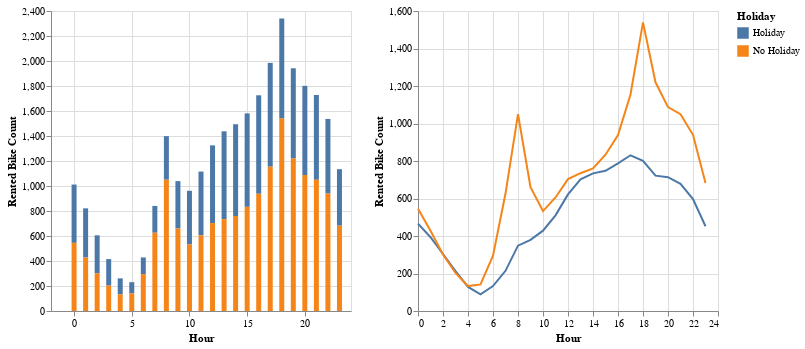

Notebook code for this chart:
### Code cell
hour_plot_1 = alt.Chart(hours_bike).mark_bar().encode(
    alt.X("Hour"),
    alt.Y("Rented Bike Count"),
    color = "Holiday"
)
hour_plot_2 = alt.Chart(hours_bike).mark_line().encode(
    alt.X("Hour"),
    alt.Y("Rented Bike Count"),
    color = "Holiday"
)
hour_plot_1 | hour_plot_2

### Figure 1 — Vega specification as saved in the notebook (floating-point values rounded to 4 significant figures)
{"$schema": "https://vega.github.io/schema/vega/v5.json", "data": [{"name": "data-c5976a0b3bb27cdebaf8476cd876855e"}, {"name": "data_0", "values": [{"Hour": 0, "Holiday": "Holiday", "Rented Bike Count": 466.2, "Temperature(°C)": 8.778, "Humidity(%)": 63.5, "Wind speed (m/s)": 1.283, "Visibility (10m)": 1451.0, "Dew point temperature(°C)": 1.739, "Solar Radiation (MJ/m2)": 0.0, "Rainfall(mm)": 0.1222, "Snowfall (cm)": 0.05556}, {"Hour": 0, "Holiday": "No Holiday", "Rented Bike Count": 545.4, "Temperature(°C)": 11.42, "Humidity(%)": 65.07, "Wind speed (m/s)": 1.463, "Visibility (10m)": 1432.0, "Dew point temperature(°C)": 4.688, "Solar Radiation (MJ/m2)": 0.0, "Rainfall(mm)": 0.1464, "Snowfall (cm)": 0.06196}, {"Hour": 1, "Holiday": "Holiday", "Rented Bike Count": 393.3, "Temperature(°C)": 8.417, "Humidity(%)": 64.11, "Wind speed (m/s)": 1.333, "Visibility (10m)": 1481.0, "Dew point temperature(°C)": 1.556, "Solar Radiation (MJ/m2)": 0.0, "Rainfall(mm)": 0.0, "Snowfall (cm)": 0.07778}, {"Hour": 1, "Holiday": "No Holiday", "Rented Bike Count": 427.9, "Temperature(°C)": 11.05, "Humidity(%)": 66.23, "Wind speed (m/s)": 1.282, "Visibility (10m)": 1411.0, "Dew point temperature(°C)": 4.622, "Solar Radiation (MJ/m2)": 0.0, "Rainfall(mm)": 0.06542, "Snowfall (cm)": 0.07349}, {"Hour": 2, "Holiday": "Holiday", "Rented Bike Count": 303.9, "Temperature(°C)": 8.094, "Humidity(%)": 65.22, "Wind speed (m/s)": 1.35, "Visibility (10m)": 1470.0, "Dew point temperature(°C)": 1.456, "Solar Radiation (MJ/m2)": 0.0, "Rainfall(mm)": 0.0, "Snowfall (cm)": 0.1111}, {"Hour": 2, "Holiday": "No Holiday", "Rented Bike Count": 301.5, "Temperature(°C)": 10.72, "Humidity(%)": 67.41, "Wind speed (m/s)": 1.217, "Visibility (10m)": 1378.0, "Dew point temperature(°C)": 4.594, "Solar Radiation (MJ/m2)": 0.0, "Rainfall(mm)": 0.102, "Snowfall (cm)": 0.07464}, {"Hour": 3, "Holiday": "Holiday", "Rented Bike Count": 212.3, "Temperature(°C)": 7.767, "Humidity(%)": 61.56, "Wind speed (m/s)": 1.311, "Visibility (10m)": 1466.0, "Dew point temperature(°C)": 1.217, "Solar Radiation (MJ/m2)": 0.0, "Rainfall(mm)": 0.06111, "Snowfall (cm)": 0.1056}, {"Hour": 3, "Holiday": "No Holiday", "Rented Bike Count": 202.9, "Temperature(°C)": 10.42, "Humidity(%)": 68.48, "Wind speed (m/s)": 1.192, "Visibility (10m)": 1353.0, "Dew point temperature(°C)": 4.568, "Solar Radiation (MJ/m2)": 0.0, "Rainfall(mm)": 0.1513, "Snowfall (cm)": 0.07522}, {"Hour": 4, "Holiday": "Holiday", "Rented Bike Count": 128.4, "Temperature(°C)": 7.517, "Humidity(%)": 62.5, "Wind speed (m/s)": 1.311, "Visibility (10m)": 1466.0, "Dew point temperature(°C)": 1.239, "Solar Radiation (MJ/m2)": 0.0, "Rainfall(mm)": 0.0, "Snowfall (cm)": 0.1056}, {"Hour": 4, "Holiday": "No Holiday", "Rented Bike Count": 132.8, "Temperature(°C)": 10.16, "Humidity(%)": 69.05, "Wind speed (m/s)": 1.212, "Visibility (10m)": 1333.0, "Dew point temperature(°C)": 4.467, "Solar Radiation (MJ/m2)": 0.0, "Rainfall(mm)": 0.1637, "Snowfall (cm)": 0.07493}, {"Hour": 5, "Holiday": "Holiday", "Rented Bike Count": 89.0, "Temperature(°C)": 7.272, "Humidity(%)": 62.78, "Wind speed (m/s)": 1.328, "Visibility (10m)": 1457.0, "Dew point temperature(°C)": 1.128, "Solar Radiation (MJ/m2)": 0.0, "Rainfall(mm)": 0.0, "Snowfall (cm)": 0.1056}, {"Hour": 5, "Holiday": "No Holiday", "Rented Bike Count": 141.7, "Temperature(°C)": 9.898, "Humidity(%)": 69.87, "Wind speed (m/s)": 1.127, "Visibility (10m)": 1327.0, "Dew point temperature(°C)": 4.459, "Solar Radiation (MJ/m2)": 0.0, "Rainfall(mm)": 0.08444, "Snowfall (cm)": 0.07695}, {"Hour": 6, "Holiday": "Holiday", "Rented Bike Count": 132.8, "Temperature(°C)": 7.128, "Humidity(%)": 63.44, "Wind speed (m/s)": 1.244, "Visibility (10m)": 1455.0, "Dew point temperature(°C)": 1.167, "Solar Radiation (MJ/m2)": 0.006667, "Rainfall(mm)": 0.02778, "Snowfall (cm)": 0.1056}, {"Hour": 6, "Holiday": "No Holiday", "Rented Bike Count": 295.6, "Temperature(°C)": 9.687, "Humidity(%)": 70.55, "Wind speed (m/s)": 1.112, "Visibility (10m)": 1304.0, "Dew point temperature(°C)": 4.361, "Solar Radiation (MJ/m2)": 0.006369, "Rainfall(mm)": 0.168, "Snowfall (cm)": 0.08415}, {"Hour": 7, "Holiday": "Holiday", "Rented Bike Count": 214.3, "Temperature(°C)": 7.056, "Humidity(%)": 66.56, "Wind speed (m/s)": 1.2, "Visibility (10m)": 1446.0, "Dew point temperature(°C)": 0.9, "Solar Radiation (MJ/m2)": 0.06389, "Rainfall(mm)": 0.0, "Snowfall (cm)": 0.1056}, {"Hour": 7, "Holiday": "No Holiday", "Rented Bike Count": 626.3, "Temperature(°C)": 9.712, "Humidity(%)": 69.37, "Wind speed (m/s)": 1.186, "Visibility (10m)": 1291.0, "Dew point temperature(°C)": 4.203, "Solar Radiation (MJ/m2)": 0.09553, "Rainfall(mm)": 0.147, "Snowfall (cm)": 0.09222}, {"Hour": 8, "Holiday": "Holiday", "Rented Bike Count": 348.5, "Temperature(°C)": 7.439, "Humidity(%)": 61.67, "Wind speed (m/s)": 1.339, "Visibility (10m)": 1489.0, "Dew point temperature(°C)": 0.15, "Solar Radiation (MJ/m2)": 0.3056, "Rainfall(mm)": 0.0, "Snowfall (cm)": 0.1056}, {"Hour": 8, "Holiday": "No Holiday", "Rented Bike Count": 1050.0, "Temperature(°C)": 10.32, "Humidity(%)": 66.5, "Wind speed (m/s)": 1.277, "Visibility (10m)": 1311.0, "Dew point temperature(°C)": 3.979, "Solar Radiation (MJ/m2)": 0.3575, "Rainfall(mm)": 0.1706, "Snowfall (cm)": 0.09971}, {"Hour": 9, "Holiday": "Holiday", "Rented Bike Count": 379.2, "Temperature(°C)": 8.483, "Humidity(%)": 55.33, "Wind speed (m/s)": 1.594, "Visibility (10m)": 1445.0, "Dew point temperature(°C)": -0.5389, "Solar Radiation (MJ/m2)": 0.7167, "Rainfall(mm)": 0.3556, "Snowfall (cm)": 0.1}, {"Hour": 9, "Holiday": "No Holiday", "Rented Bike Count": 659.8, "Temperature(°C)": 11.53, "Humidity(%)": 60.68, "Wind speed (m/s)": 1.46, "Visibility (10m)": 1326.0, "Dew point temperature(°C)": 3.679, "Solar Radiation (MJ/m2)": 0.7727, "Rainfall(mm)": 0.2755, "Snowfall (cm)": 0.1147}, {"Hour": 10, "Holiday": "Holiday", "Rented Bike Count": 428.6, "Temperature(°C)": 10.11, "Humidity(%)": 49.72, "Wind speed (m/s)": 1.739, "Visibility (10m)": 1480.0, "Dew point temperature(°C)": -0.5944, "Solar Radiation (MJ/m2)": 1.243, "Rainfall(mm)": 0.0, "Snowfall (cm)": 0.08889}, {"Hour": 10, "Holiday": "No Holiday", "Rented Bike Count": 533.0, "Temperature(°C)": 13.06, "Humidity(%)": 55.31, "Wind speed (m/s)": 1.67, "Visibility (10m)": 1373.0, "Dew point temperature(°C)": 3.629, "Solar Radiation (MJ/m2)": 1.227, "Rainfall(mm)": 0.1421, "Snowfall (cm)": 0.1193}, {"Hour": 11, "Holiday": "Holiday", "Rented Bike Count": 510.0, "Temperature(°C)": 11.5, "Humidity(%)": 45.94, "Wind speed (m/s)": 2.05, "Visibility (10m)": 1494.0, "Dew point temperature(°C)": -0.5889, "Solar Radiation (MJ/m2)": 1.633, "Rainfall(mm)": 0.0, "Snowfall (cm)": 0.06111}, {"Hour": 11, "Holiday": "No Holiday", "Rented Bike Count": 605.6, "Temperature(°C)": 14.46, "Humidity(%)": 50.81, "Wind speed (m/s)": 1.917, "Visibility (10m)": 1424.0, "Dew point temperature(°C)": 3.6, "Solar Radiation (MJ/m2)": 1.583, "Rainfall(mm)": 0.1769, "Snowfall (cm)": 0.1144}, {"Hour": 12, "Holiday": "Holiday", "Rented Bike Count": 621.6, "Temperature(°C)": 12.46, "Humidity(%)": 42.28, "Wind speed (m/s)": 2.083, "Visibility (10m)": 1562.0, "Dew point temperature(°C)": -1.017, "Solar Radiation (MJ/m2)": 1.827, "Rainfall(mm)": 0.5278, "Snowfall (cm)": 0.05556}, {"Hour": 12, "Holiday": "No Holiday", "Rented Bike Count": 703.5, "Temperature(°C)": 15.62, "Humidity(%)": 47.75, "Wind speed (m/s)": 2.093, "Visibility (10m)": 1471.0, "Dew point temperature(°C)": 3.697, "Solar Radiation (MJ/m2)": 1.822, "Rainfall(mm)": 0.1671, "Snowfall (cm)": 0.09914}, {"Hour": 13, "Holiday": "Holiday", "Rented Bike Count": 702.7, "Temperature(°C)": 13.18, "Humidity(%)": 39.56, "Wind speed (m/s)": 2.439, "Visibility (10m)": 1604.0, "Dew point temperature(°C)": -1.367, "Solar Radiation (MJ/m2)": 1.921, "Rainfall(mm)": 0.0, "Snowfall (cm)": 0.03889}, {"Hour": 13, "Holiday": "No Holiday", "Rented Bike Count": 734.8, "Temperature(°C)": 16.41, "Humidity(%)": 45.41, "Wind speed (m/s)": 2.272, "Visibility (10m)": 1486.0, "Dew point temperature(°C)": 3.586, "Solar Radiation (MJ/m2)": 1.894, "Rainfall(mm)": 0.2421, "Snowfall (cm)": 0.08357}, {"Hour": 14, "Holiday": "Holiday", "Rented Bike Count": 734.0, "Temperature(°C)": 13.64, "Humidity(%)": 38.22, "Wind speed (m/s)": 2.628, "Visibility (10m)": 1626.0, "Dew point temperature(°C)": -1.528, "Solar Radiation (MJ/m2)": 1.809, "Rainfall(mm)": 0.0, "Snowfall (cm)": 0.0}, {"Hour": 14, "Holiday": "No Holiday", "Rented Bike Count": 760.1, "Temperature(°C)": 16.98, "Humidity(%)": 44.11, "Wind speed (m/s)": 2.352, "Visibility (10m)": 1507.0, "Dew point temperature(°C)": 3.603, "Solar Radiation (MJ/m2)": 1.789, "Rainfall(mm)": 0.07579, "Snowfall (cm)": 0.06859}, {"Hour": 15, "Holiday": "Holiday", "Rented Bike Count": 747.8, "Temperature(°C)": 13.82, "Humidity(%)": 38.72, "Wind speed (m/s)": 2.7, "Visibility (10m)": 1574.0, "Dew point temperature(°C)": -1.244, "Solar Radiation (MJ/m2)": 1.522, "Rainfall(mm)": 0.2, "Snowfall (cm)": 0.0}, {"Hour": 15, "Holiday": "No Holiday", "Rented Bike Count": 833.4, "Temperature(°C)": 17.2, "Humidity(%)": 43.82, "Wind speed (m/s)": 2.473, "Visibility (10m)": 1538.0, "Dew point temperature(°C)": 3.729, "Solar Radiation (MJ/m2)": 1.566, "Rainfall(mm)": 0.1282, "Snowfall (cm)": 0.05533}, {"Hour": 16, "Holiday": "Holiday", "Rented Bike Count": 787.6, "Temperature(°C)": 13.56, "Humidity(%)": 40.11, "Wind speed (m/s)": 2.628, "Visibility (10m)": 1566.0, "Dew point temperature(°C)": -1.039, "Solar Radiation (MJ/m2)": 1.139, "Rainfall(mm)": 0.02222, "Snowfall (cm)": 0.0}, {"Hour": 16, "Holiday": "No Holiday", "Rented Bike Count": 938.0, "Temperature(°C)": 17.07, "Humidity(%)": 44.81, "Wind speed (m/s)": 2.481, "Visibility (10m)": 1544.0, "Dew point temperature(°C)": 3.932, "Solar Radiation (MJ/m2)": 1.219, "Rainfall(mm)": 0.05504, "Snowfall (cm)": 0.04813}, {"Hour": 17, "Holiday": "Holiday", "Rented Bike Count": 830.5, "Temperature(°C)": 12.68, "Humidity(%)": 43.94, "Wind speed (m/s)": 2.744, "Visibility (10m)": 1589.0, "Dew point temperature(°C)": -0.3278, "Solar Radiation (MJ/m2)": 0.6833, "Rainfall(mm)": 0.05556, "Snowfall (cm)": 0.0}, {"Hour": 17, "Holiday": "No Holiday", "Rented Bike Count": 1154.0, "Temperature(°C)": 16.44, "Humidity(%)": 47.6, "Wind speed (m/s)": 2.436, "Visibility (10m)": 1550.0, "Dew point temperature(°C)": 4.295, "Solar Radiation (MJ/m2)": 0.8028, "Rainfall(mm)": 0.1228, "Snowfall (cm)": 0.04899}, {"Hour": 18, "Holiday": "Holiday", "Rented Bike Count": 800.7, "Temperature(°C)": 11.69, "Humidity(%)": 47.78, "Wind speed (m/s)": 2.267, "Visibility (10m)": 1577.0, "Dew point temperature(°C)": 0.02778, "Solar Radiation (MJ/m2)": 0.2711, "Rainfall(mm)": 0.1444, "Snowfall (cm)": 0.0}, {"Hour": 18, "Holiday": "No Holiday", "Rented Bike Count": 1539.0, "Temperature(°C)": 15.49, "Humidity(%)": 51.01, "Wind speed (m/s)": 2.236, "Visibility (10m)": 1561.0, "Dew point temperature(°C)": 4.55, "Solar Radiation (MJ/m2)": 0.3999, "Rainfall(mm)": 0.2703, "Snowfall (cm)": 0.05447}, {"Hour": 19, "Holiday": "Holiday", "Rented Bike Count": 721.9, "Temperature(°C)": 10.64, "Humidity(%)": 52.0, "Wind speed (m/s)": 2.067, "Visibility (10m)": 1612.0, "Dew point temperature(°C)": 0.6389, "Solar Radiation (MJ/m2)": 0.04833, "Rainfall(mm)": 0.1333, "Snowfall (cm)": 0.0}, {"Hour": 19, "Holiday": "No Holiday", "Rented Bike Count": 1220.0, "Temperature(°C)": 14.47, "Humidity(%)": 54.84, "Wind speed (m/s)": 2.072, "Visibility (10m)": 1550.0, "Dew point temperature(°C)": 4.774, "Solar Radiation (MJ/m2)": 0.1347, "Rainfall(mm)": 0.1098, "Snowfall (cm)": 0.06023}, {"Hour": 20, "Holiday": "Holiday", "Rented Bike Count": 713.8, "Temperature(°C)": 10.05, "Humidity(%)": 54.11, "Wind speed (m/s)": 1.778, "Visibility (10m)": 1594.0, "Dew point temperature(°C)": 0.8333, "Solar Radiation (MJ/m2)": 0.004444, "Rainfall(mm)": 0.02778, "Snowfall (cm)": 0.0}, {"Hour": 20, "Holiday": "No Holiday", "Rented Bike Count": 1087.0, "Temperature(°C)": 13.56, "Humidity(%)": 57.89, "Wind speed (m/s)": 1.934, "Visibility (10m)": 1520.0, "Dew point temperature(°C)": 4.85, "Solar Radiation (MJ/m2)": 0.01406, "Rainfall(mm)": 0.2651, "Snowfall (cm)": 0.06311}, {"Hour": 21, "Holiday": "Holiday", "Rented Bike Count": 678.3, "Temperature(°C)": 9.594, "Humidity(%)": 56.17, "Wind speed (m/s)": 1.9, "Visibility (10m)": 1552.0, "Dew point temperature(°C)": 0.9278, "Solar Radiation (MJ/m2)": 0.0, "Rainfall(mm)": 0.02778, "Snowfall (cm)": 0.0}, {"Hour": 21, "Holiday": "No Holiday", "Rented Bike Count": 1050.0, "Temperature(°C)": 12.91, "Humidity(%)": 60.31, "Wind speed (m/s)": 1.742, "Visibility (10m)": 1490.0, "Dew point temperature(°C)": 4.895, "Solar Radiation (MJ/m2)": 0.0, "Rainfall(mm)": 0.2571, "Snowfall (cm)": 0.06311}, {"Hour": 22, "Holiday": "Holiday", "Rented Bike Count": 596.8, "Temperature(°C)": 9.183, "Humidity(%)": 57.44, "Wind speed (m/s)": 1.856, "Visibility (10m)": 1528.0, "Dew point temperature(°C)": 0.8611, "Solar Radiation (MJ/m2)": 0.0, "Rainfall(mm)": 0.02778, "Snowfall (cm)": 0.0}, {"Hour": 22, "Holiday": "No Holiday", "Rented Bike Count": 939.7, "Temperature(°C)": 12.36, "Humidity(%)": 62.26, "Wind speed (m/s)": 1.574, "Visibility (10m)": 1468.0, "Dew point temperature(°C)": 4.91, "Solar Radiation (MJ/m2)": 0.0, "Rainfall(mm)": 0.08473, "Snowfall (cm)": 0.06282}, {"Hour": 23, "Holiday": "Holiday", "Rented Bike Count": 451.9, "Temperature(°C)": 8.744, "Humidity(%)": 56.89, "Wind speed (m/s)": 1.739, "Visibility (10m)": 1536.0, "Dew point temperature(°C)": 0.3056, "Solar Radiation (MJ/m2)": 0.0, "Rainfall(mm)": 0.1389, "Snowfall (cm)": 0.0}, {"Hour": 23, "Holiday": "No Holiday", "Rented Bike Count": 682.5, "Temperature(°C)": 11.9, "Humidity(%)": 63.86, "Wind speed (m/s)": 1.486, "Visibility (10m)": 1429.0, "Dew point temperature(°C)": 4.867, "Solar Radiation (MJ/m2)": 0.0, "Rainfall(mm)": 0.08501, "Snowfall (cm)": 0.06254}]}, {"name": "data_1", "values": [{"Holiday": "Holiday", "Hour": 0, "Rented Bike Count": 466.2, "Rented Bike Count_end": 1012.0, "Rented Bike Count_start": 545.4}, {"Holiday": "No Holiday", "Hour": 0, "Rented Bike Count": 545.4, "Rented Bike Count_end": 545.4, "Rented Bike Count_start": 0.0}, {"Holiday": "Holiday", "Hour": 1, "Rented Bike Count": 393.3, "Rented Bike Count_end": 821.2, "Rented Bike Count_start": 427.9}, {"Holiday": "No Holiday", "Hour": 1, "Rented Bike Count": 427.9, "Rented Bike Count_end": 427.9, "Rented Bike Count_start": 0.0}, {"Holiday": "Holiday", "Hour": 2, "Rented Bike Count": 303.9, "Rented Bike Count_end": 605.4, "Rented Bike Count_start": 301.5}, {"Holiday": "No Holiday", "Hour": 2, "Rented Bike Count": 301.5, "Rented Bike Count_end": 301.5, "Rented Bike Count_start": 0.0}, {"Holiday": "Holiday", "Hour": 3, "Rented Bike Count": 212.3, "Rented Bike Count_end": 415.2, "Rented Bike Count_start": 202.9}, {"Holiday": "No Holiday", "Hour": 3, "Rented Bike Count": 202.9, "Rented Bike Count_end": 202.9, "Rented Bike Count_start": 0.0}, {"Holiday": "Holiday", "Hour": 4, "Rented Bike Count": 128.4, "Rented Bike Count_end": 261.2, "Rented Bike Count_start": 132.8}, {"Holiday": "No Holiday", "Hour": 4, "Rented Bike Count": 132.8, "Rented Bike Count_end": 132.8, "Rented Bike Count_start": 0.0}, {"Holiday": "Holiday", "Hour": 5, "Rented Bike Count": 89.0, "Rented Bike Count_end": 230.7, "Rented Bike Count_start": 141.7}, {"Holiday": "No Holiday", "Hour": 5, "Rented Bike Count": 141.7, "Rented Bike Count_end": 141.7, "Rented Bike Count_start": 0.0}, {"Holiday": "Holiday", "Hour": 6, "Rented Bike Count": 132.8, "Rented Bike Count_end": 428.4, "Rented Bike Count_start": 295.6}, {"Holiday": "No Holiday", "Hour": 6, "Rented Bike Count": 295.6, "Rented Bike Count_end": 295.6, "Rented Bike Count_start": 0.0}, {"Holiday": "Holiday", "Hour": 7, "Rented Bike Count": 214.3, "Rented Bike Count_end": 840.6, "Rented Bike Count_start": 626.3}, {"Holiday": "No Holiday", "Hour": 7, "Rented Bike Count": 626.3, "Rented Bike Count_end": 626.3, "Rented Bike Count_start": 0.0}, {"Holiday": "Holiday", "Hour": 8, "Rented Bike Count": 348.5, "Rented Bike Count_end": 1399.0, "Rented Bike Count_start": 1050.0}, {"Holiday": "No Holiday", "Hour": 8, "Rented Bike Count": 1050.0, "Rented Bike Count_end": 1050.0, "Rented Bike Count_start": 0.0}, {"Holiday": "Holiday", "Hour": 9, "Rented Bike Count": 379.2, "Rented Bike Count_end": 1039.0, "Rented Bike Count_start": 659.8}, {"Holiday": "No Holiday", "Hour": 9, "Rented Bike Count": 659.8, "Rented Bike Count_end": 659.8, "Rented Bike Count_start": 0.0}, {"Holiday": "Holiday", "Hour": 10, "Rented Bike Count": 428.6, "Rented Bike Count_end": 961.5, "Rented Bike Count_start": 533.0}, {"Holiday": "No Holiday", "Hour": 10, "Rented Bike Count": 533.0, "Rented Bike Count_end": 533.0, "Rented Bike Count_start": 0.0}, {"Holiday": "Holiday", "Hour": 11, "Rented Bike Count": 510.0, "Rented Bike Count_end": 1116.0, "Rented Bike Count_start": 605.6}, {"Holiday": "No Holiday", "Hour": 11, "Rented Bike Count": 605.6, "Rented Bike Count_end": 605.6, "Rented Bike Count_start": 0.0}, {"Holiday": "Holiday", "Hour": 12, "Rented Bike Count": 621.6, "Rented Bike Count_end": 1325.0, "Rented Bike Count_start": 703.5}, {"Holiday": "No Holiday", "Hour": 12, "Rented Bike Count": 703.5, "Rented Bike Count_end": 703.5, "Rented Bike Count_start": 0.0}, {"Holiday": "Holiday", "Hour": 13, "Rented Bike Count": 702.7, "Rented Bike Count_end": 1437.0, "Rented Bike Count_start": 734.8}, {"Holiday": "No Holiday", "Hour": 13, "Rented Bike Count": 734.8, "Rented Bike Count_end": 734.8, "Rented Bike Count_start": 0.0}, {"Holiday": "Holiday", "Hour": 14, "Rented Bike Count": 734.0, "Rented Bike Count_end": 1494.0, "Rented Bike Count_start": 760.1}, {"Holiday": "No Holiday", "Hour": 14, "Rented Bike Count": 760.1, "Rented Bike Count_end": 760.1, "Rented Bike Count_start": 0.0}, {"Holiday": "Holiday", "Hour": 15, "Rented Bike Count": 747.8, "Rented Bike Count_end": 1581.0, "Rented Bike Count_start": 833.4}, {"Holiday": "No Holiday", "Hour": 15, "Rented Bike Count": 833.4, "Rented Bike Count_end": 833.4, "Rented Bike Count_start": 0.0}, {"Holiday": "Holiday", "Hour": 16, "Rented Bike Count": 787.6, "Rented Bike Count_end": 1726.0, "Rented Bike Count_start": 938.0}, {"Holiday": "No Holiday", "Hour": 16, "Rented Bike Count": 938.0, "Rented Bike Count_end": 938.0, "Rented Bike Count_start": 0.0}, {"Holiday": "Holiday", "Hour": 17, "Rented Bike Count": 830.5, "Rented Bike Count_end": 1985.0, "Rented Bike Count_start": 1154.0}, {"Holiday": "No Holiday", "Hour": 17, "Rented Bike Count": 1154.0, "Rented Bike Count_end": 1154.0, "Rented Bike Count_start": 0.0}, {"Holiday": "Holiday", "Hour": 18, "Rented Bike Count": 800.7, "Rented Bike Count_end": 2340.0, "Rented Bike Count_start": 1539.0}, {"Holiday": "No Holiday", "Hour": 18, "Rented Bike Count": 1539.0, "Rented Bike Count_end": 1539.0, "Rented Bike Count_start": 0.0}, {"Holiday": "Holiday", "Hour": 19, "Rented Bike Count": 721.9, "Rented Bike Count_end": 1942.0, "Rented Bike Count_start": 1220.0}, {"Holiday": "No Holiday", "Hour": 19, "Rented Bike Count": 1220.0, "Rented Bike Count_end": 1220.0, "Rented Bike Count_start": 0.0}, {"Holiday": "Holiday", "Hour": 20, "Rented Bike Count": 713.8, "Rented Bike Count_end": 1801.0, "Rented Bike Count_start": 1087.0}, {"Holiday": "No Holiday", "Hour": 20, "Rented Bike Count": 1087.0, "Rented Bike Count_end": 1087.0, "Rented Bike Count_start": 0.0}, {"Holiday": "Holiday", "Hour": 21, "Rented Bike Count": 678.3, "Rented Bike Count_end": 1728.0, "Rented Bike Count_start": 1050.0}, {"Holiday": "No Holiday", "Hour": 21, "Rented Bike Count": 1050.0, "Rented Bike Count_end": 1050.0, "Rented Bike Count_start": 0.0}, {"Holiday": "Holiday", "Hour": 22, "Rented Bike Count": 596.8, "Rented Bike Count_end": 1537.0, "Rented Bike Count_start": 939.7}, {"Holiday": "No Holiday", "Hour": 22, "Rented Bike Count": 939.7, "Rented Bike Count_end": 939.7, "Rented Bike Count_start": 0.0}, {"Holiday": "Holiday", "Hour": 23, "Rented Bike Count": 451.9, "Rented Bike Count_end": 1134.0, "Rented Bike Count_start": 682.5}, {"Holiday": "No Holiday", "Hour": 23, "Rented Bike Count": 682.5, "Rented Bike Count_end": 682.5, "Rented Bike Count_start": 0.0}]}, {"name": "data_1_color_domain_Holiday_0", "values": [{"Holiday": "Holiday"}, {"Holiday": "No Holiday"}]}, {"name": "data_0_color_domain_Holiday_1", "values": [{"Holiday": "Holiday"}, {"Holiday": "No Holiday"}]}, {"name": "data_1_concat_0_x_domain_Hour", "values": [{"min": 0, "max": 23}]}, {"name": "data_0_concat_1_x_domain_Hour", "values": [{"min": 0, "max": 23}]}, {"name": "data_0_concat_1_y_domain_Rented Bike Count", "values": [{"min": 89.0, "max": 1539.0}]}], "signals": [{"name": "childWidth", "value": 300}], "marks": [{"type": "group", "name": "concat_0_group", "encode": {"update": {"width": {"signal": "childWidth"}, "height": {"signal": "height"}}}, "marks": [{"type": "rect", "name": "concat_0_marks", "from": {"data": "data_1"}, "encode": {"update": {"description": {"signal": "\"Hour: \" + (format(datum[\"Hour\"], \"\")) + \"; Rented Bike Count: \" + (format(datum[\"Rented Bike Count\"], \"\")) + \"; Holiday: \" + (isValid(datum[\"Holiday\"]) ? datum[\"Holiday\"] : \"\"+datum[\"Holiday\"])"}, "y2": {"field": "Rented Bike Count_start", "scale": "concat_0_y"}, "fill": {"field": "Holiday", "scale": "color"}, "ariaRoleDescription": {"value": "bar"}, "width": {"value": 5}, "y": {"field": "Rented Bike Count_end", "scale": "concat_0_y"}, "xc": {"field": "Hour", "scale": "concat_0_x"}}}, "style": ["bar"]}], "axes": [{"scale": "concat_0_x", "ticks": false, "domain": false, "grid": true, "tickCount": {"signal": "ceil(childWidth/40)"}, "zindex": 0, "orient": "bottom", "gridScale": "concat_0_y", "aria": false, "labels": false, "minExtent": 0, "maxExtent": 0}, {"scale": "concat_0_y", "gridScale": "concat_0_x", "minExtent": 0, "maxExtent": 0, "ticks": false, "labels": false, "orient": "left", "grid": true, "aria": false, "domain": false, "tickCount": {"signal": "ceil(height/40)"}, "zindex": 0}, {"scale": "concat_0_x", "zindex": 0, "orient": "bottom", "title": "Hour", "grid": false, "labelFlush": true, "tickCount": {"signal": "ceil(childWidth/40)"}, "labelOverlap": true}, {"scale": "concat_0_y", "zindex": 0, "orient": "left", "grid": false, "labelOverlap": true, "tickCount": {"signal": "ceil(height/40)"}, "title": "Rented Bike Count"}], "style": "cell"}, {"type": "group", "name": "concat_1_group", "encode": {"update": {"height": {"signal": "height"}, "width": {"signal": "childWidth"}}}, "marks": [{"type": "group", "name": "concat_1_pathgroup", "from": {"facet": {"data": "data_0", "name": "faceted_path_concat_1_main", "groupby": ["Holiday"]}}, "encode": {"update": {"height": {"field": {"signal": null, "datum": null, "group": "height", "parent": null}}, "width": {"field": {"signal": null, "datum": null, "group": "width", "parent": null}}}}, "marks": [{"type": "line", "name": "concat_1_marks", "from": {"data": "faceted_path_concat_1_main"}, "sort": {"field": "datum[\"Hour\"]"}, "encode": {"update": {"description": {"signal": "\"Hour: \" + (format(datum[\"Hour\"], \"\")) + \"; Rented Bike Count: \" + (format(datum[\"Rented Bike Count\"], \"\")) + \"; Holiday: \" + (isValid(datum[\"Holiday\"]) ? datum[\"Holiday\"] : \"\"+datum[\"Holiday\"])"}, "y": {"field": "Rented Bike Count", "scale": "concat_1_y"}, "x": {"field": "Hour", "scale": "concat_1_x"}, "stroke": {"field": "Holiday", "scale": "color"}, "defined": {"signal": "isValid(datum[\"Hour\"]) && isFinite(+datum[\"Hour\"]) && isValid(datum[\"Rented Bike Count\"]) && isFinite(+datum[\"Rented Bike Count\"])"}}}, "style": ["line"]}]}], "axes": [{"scale": "concat_1_x", "ticks": false, "tickCount": {"signal": "ceil(childWidth/40)"}, "domain": false, "labels": false, "aria": false, "orient": "bottom", "grid": true, "maxExtent": 0, "gridScale": "concat_1_y", "zindex": 0, "minExtent": 0}, {"scale": "concat_1_y", "aria": false, "minExtent": 0, "orient": "left", "grid": true, "labels": false, "domain": false, "ticks": false, "maxExtent": 0, "tickCount": {"signal": "ceil(height/40)"}, "zindex": 0, "gridScale": "concat_1_x"}, {"scale": "concat_1_x", "zindex": 0, "labelOverlap": true, "orient": "bottom", "title": "Hour", "grid": false, "labelFlush": true, "tickCount": {"signal": "ceil(childWidth/40)"}}, {"scale": "concat_1_y", "grid": false, "title": "Rented Bike Count", "labelOverlap": true, "orient": "left", "tickCount": {"signal": "ceil(height/40)"}, "zindex": 0}], "style": "cell"}], "scales": [{"name": "color", "type": "ordinal", "domain": {"fields": [{"data": "data_1_color_domain_Holiday_0", "field": "Holiday"}, {"data": "data_0_color_domain_Holiday_1", "field": "Holiday"}], "sort": true}, "range": "category"}, {"name": "concat_0_x", "type": "linear", "domain": [{"signal": "(data(\"data_1_concat_0_x_domain_Hour\")[0] || {}).min"}, {"signal": "(data(\"data_1_concat_0_x_domain_Hour\")[0] || {}).max"}], "range": [0, {"signal": "childWidth"}], "zero": false, "nice": true, "padding": 5}, {"name": "concat_0_y", "type": "linear", "domain": {"data": "data_1", "fields": ["Rented Bike Count_start", "Rented Bike Count_end"]}, "range": [{"signal": "height"}, 0], "nice": true, "zero": true}, {"name": "concat_1_x", "type": "linear", "domain": [{"signal": "(data(\"data_0_concat_1_x_domain_Hour\")[0] || {}).min"}, {"signal": "(data(\"data_0_concat_1_x_domain_Hour\")[0] || {}).max"}], "range": [0, {"signal": "childWidth"}], "nice": true, "zero": false}, {"name": "concat_1_y", "type": "linear", "domain": [{"signal": "(data(\"data_0_concat_1_y_domain_Rented Bike Count\")[0] || {}).min"}, {"signal": "(data(\"data_0_concat_1_y_domain_Rented Bike Count\")[0] || {}).max"}], "range": [{"signal": "height"}, 0], "nice": true, "zero": true}], "height": 300, "padding": 5, "background": "white", "legends": [{"fill": "color", "symbolType": "square", "title": "Holiday", "stroke": "color"}], "layout": {"padding": 20, "bounds": "full", "align": "each"}}
